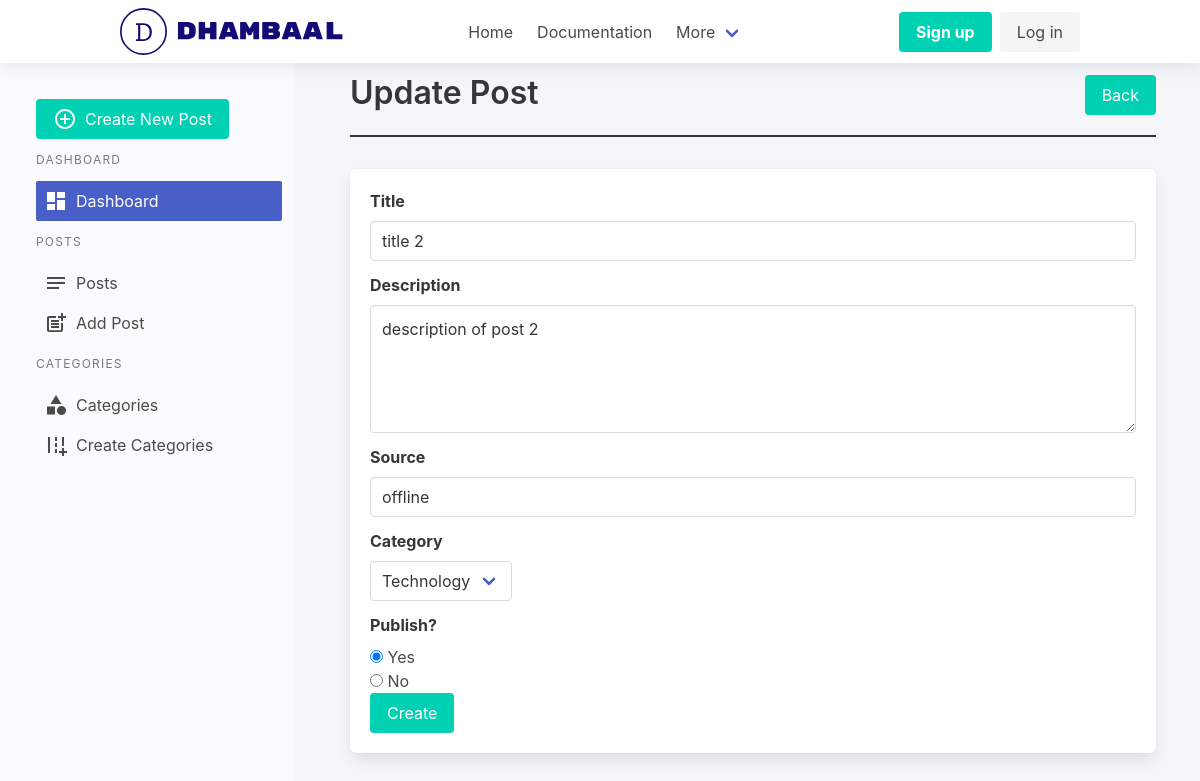
Screenshot of /dashboard/post/4/update with the database file from the repository.
### dhambaal/dashboard/models/Post.py (models this page shows, shortened)
class Post(db.Model):
    __tablename__ = 'posts'
    id = db.Column(db.Integer, primary_key=True)
    title = db.Column(db.String(120), nullable=False)
    description = db.Column(db.Text)
    source = db.Column(db.String(120), nullable=False)
    category = db.Column(db.String(120))
    slug = db.Column(db.String(240), unique=True)
    published = db.Column(db.String(50))
    create_at = db.Column(db.DateTime, default=datetime.utcnow)
    updated_at = db.Column(db.DateTime, default=datetime.utcnow)

### dhambaal/dashboard/views.py (the view)
@dashboard.route("/post/<int:id>/update", methods=['GET', 'Post'])
def update_post(id):
    post = Post.query.get_or_404(id)
    form = PostForm()
    if form.validate_on_submit():
        post.title = form.title.data
        post.description = form.description.data
        post.source = form.source.data
        post.published = form.published.data
        post.category = form.category.data
        post.update()
        flash("Post updated successfully", 'is-success')
        return redirect(url_for('dashboard.posts'))
    elif request.method == 'GET':
        form.title.data = post.title
        form.description.data = post.description
        form.source.data = post.source
        form.published.data = post.published
        form.category.data = post.category
    return render_template("posts/create_update.html", form=form, title="Update Post")

### dhambaal/dashboard/form.py
class PostForm(FlaskForm):
    title = StringField('Title', validators=[
                        DataRequired(), Length(min=3, max=50)])
    description = TextAreaField("Description", validators=[
                                DataRequired(), Length(min=3, max=1500)])
    category = SelectField('Category', choices=[
                           category.name for category in Category.query.all()])
    published = RadioField('Publish?', choices=[(
        'yes', 'Yes'), ('no', 'No')], default='yes')
    source = StringField('Source', validators=[
        DataRequired(), Length(min=3, max=20)])
    submit = SubmitField('Create')

### dhambaal/dashboard/templates/posts/create_update.html (shortened to what this page needs)
{% extends "layout/base.html" %}
 {% block content %}
{%from "macros.html" import section_heading %}
{% from "macros.html" import form_input %}
{{section_heading(title=title, link="dashboard.posts", btn_text="Back")}}
<form method="POST" class="box">
    {{form_input(label=form.title.label,errors=form.title.errors,name=form.title,type='input')}}
    {{form_input(label=form.description.label,errors=form.description.errors,name=form.description,type='textarea')}}
    {{form_input(label=form.source.label,errors=form.source.errors,name=form.source,type='input')}}
    <div class="field">
        {{ form.category.label(class="label")}}
        <div class="control">
            <div class="select">
                {{form.category}}
            </div>
        </div>
    </div>
    {{form.published.label(class="label")}}
    {{form.published()}}
    {{form.submit(class="button is-primary")}}
</form>
{% endblock %}

### dhambaal/dashboard/templates/macros.html
{% macro section_heading(title=None,link=None,btn_text=None) %}
<div class="section-heading">
  <h1 class="title is-3">{{title}}</h1>
  <a class="button is-primary" href="{{url_for(link)}}">{{btn_text}}</a>
</div>
{% endmacro %}
{% macro form_input(label=None,errors=None,name=None,type="input")%}
 <div class="field">
        {{label(class='label')}}
        {%if errors %}
        {%for error in errors %}
        <div class="control">
        {{name(class=type+' is-danger')}}
            <div class="has-text-weight-light has-text-danger">
                {{error}}
            </div>
        </div>
        {%endfor%}
        {%else%}
        <div class="control">
            {{name(class=type)}}
        </div>
        {%endif%}
    </div>
{%endmacro%}

### dhambaal/static/css/style.css (style rules this page uses)
.section-heading { display:flex; border-bottom: 2px solid #333; margin-bottom: 2rem; justify-content:space-between ; }

### rows the page displays
Post: title "title 2", description "description of post 2", source "offline", category "Technology", published "☑ Yes ☐ No"

### other values shown
{{ title }} "Update Post"
{{ btn_text }} "Back"
{{ label(class='label') }} "Title Description Source"
